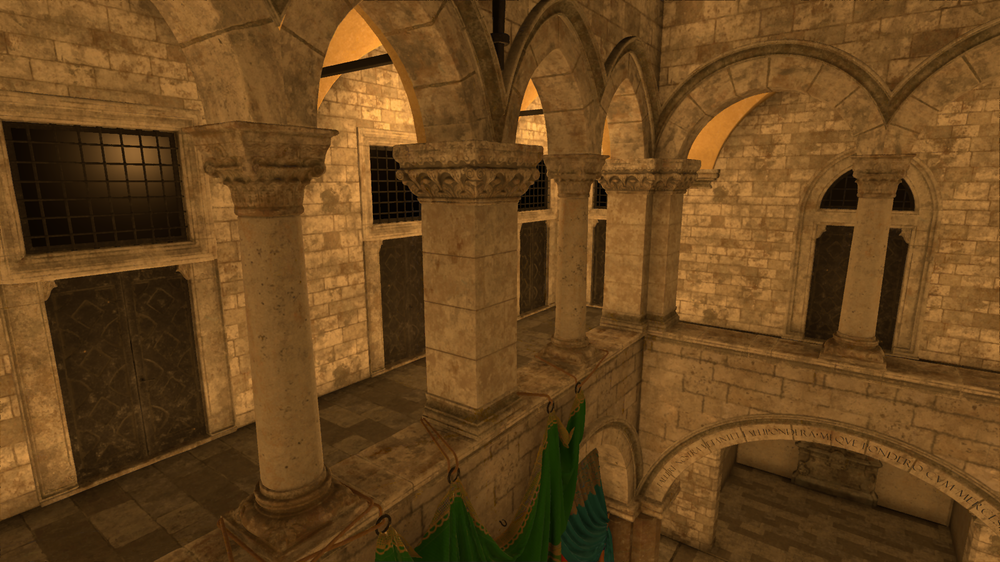
#> input picture ThesisTools/Data/AdaptiveSampling/baseline_min_delta.png, 1000 x 562 px, shrunk from 1920 x 1080 before the run; the run also reads 2 pictures not shown here
$ python frame_analysis.py
#> lines starting #> are read from the running program, lines starting #| are printed output that depends on the picture; long printed decimals are rounded
import sys
import skimage as ski
import math

BASELINE_FILE='Data/RTAO_Tweaked.png'
RESULT_FILE='Data/HBAO.png'

def analyse_frame(baseline_path, result_path):
    print(f'Analysing baseline: {baseline_path} vs {result_path}')

    baseline_image = ski.io.imread(baseline_path, as_gray=True)
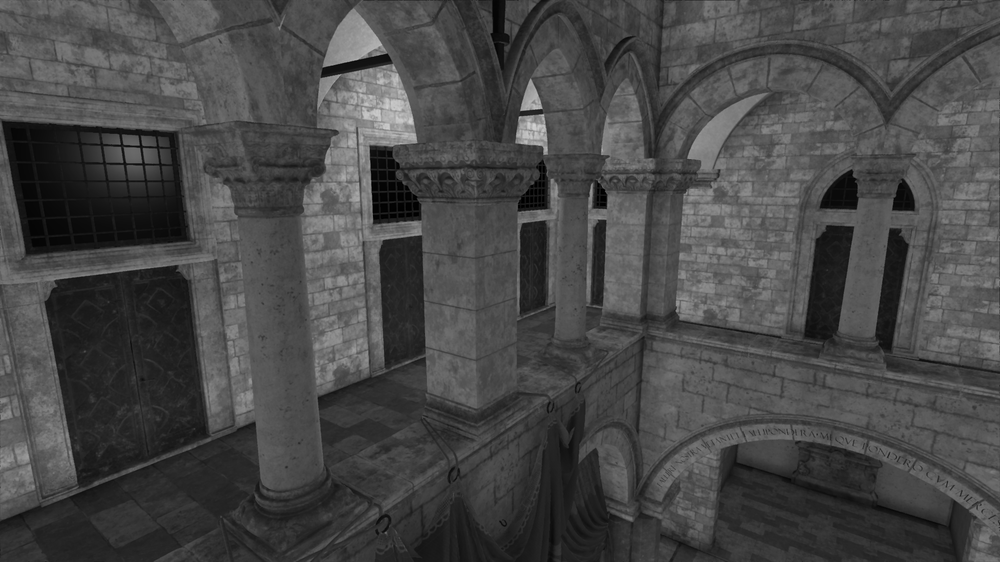
#> baseline_image: shape (562, 1000) float64; min 0, max 0.827, mean 0.281
    result_image = ski.io.imread(result_path, as_gray=True)
#> result_image: shape (562, 1000) float64; min 0, max 0.823, mean 0.28

    simm = ski.metrics.structural_similarity(baseline_image, result_image, data_range=baseline_image.max() - baseline_image.min())
#> simm = 0.998
    mse = ski.metrics.mean_squared_error(baseline_image, result_image)
#> mse = 8.01e-06
    rmse = math.sqrt(ski.metrics.mean_squared_error(baseline_image, result_image))
#> rmse = 0.00283
    psnr = ski.metrics.peak_signal_noise_ratio(baseline_image, result_image)
#> psnr = 50.96

    print(f"SIMM:\t{simm} (Higher is better")
#| SIMM:	0.9982 (Higher is better
    print(f"MSE:\t{mse} (Lower is better)")
#| MSE:	8.012589555828102e-06 (Lower is better)
    print(f"RMSE:\t{rmse} (Lower is better)")
#| RMSE:	0.002831 (Lower is better)
    print(f"PSNR:\t{psnr}dB (Higher is better)")
#| PSNR:	50.96227103384563dB (Higher is better)

def main():
    print("Baseline vs Adaptive sampling (DeltaMin)")
    analyse_frame('Data/AdaptiveSampling/baseline_min_delta.png', 'Data/AdaptiveSampling/adaptive_sampling_min_delta.png')
    print("Baseline vs Adaptive sampling (DeltaMax)")
    analyse_frame('Data/AdaptiveSampling/baseline_Max_delta.png', 'Data/AdaptiveSampling/adaptive_sampling_Max_delta.png')
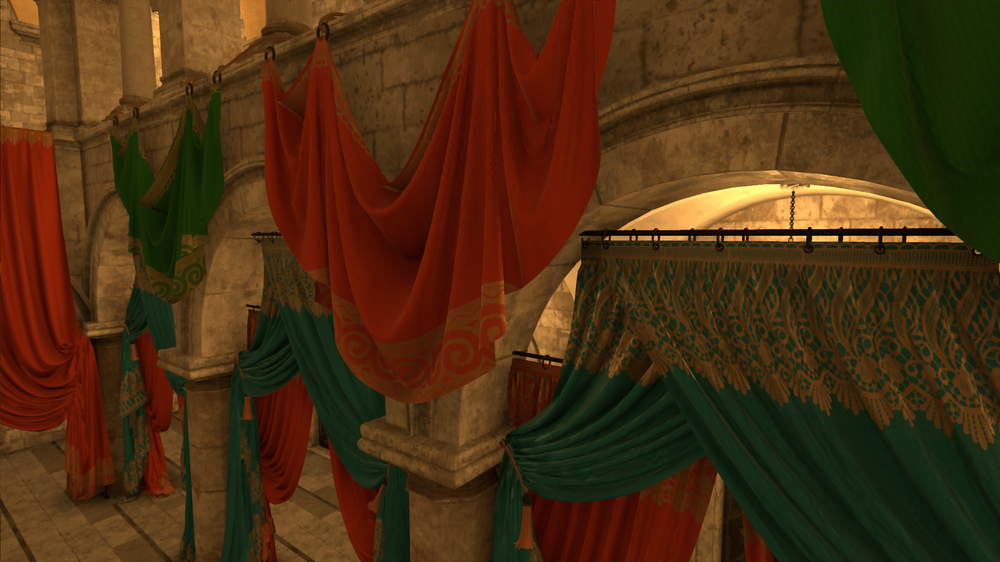
#> input picture ThesisTools/Data/AdaptiveSampling/baseline_max_delta.png, 1000 x 562 px, shrunk from 1920 x 1080 before the run, found by its file name
#> in analyse_frame (call 2), `baseline_image = ski.io.imread(baseline_path, as_gray=True)`:
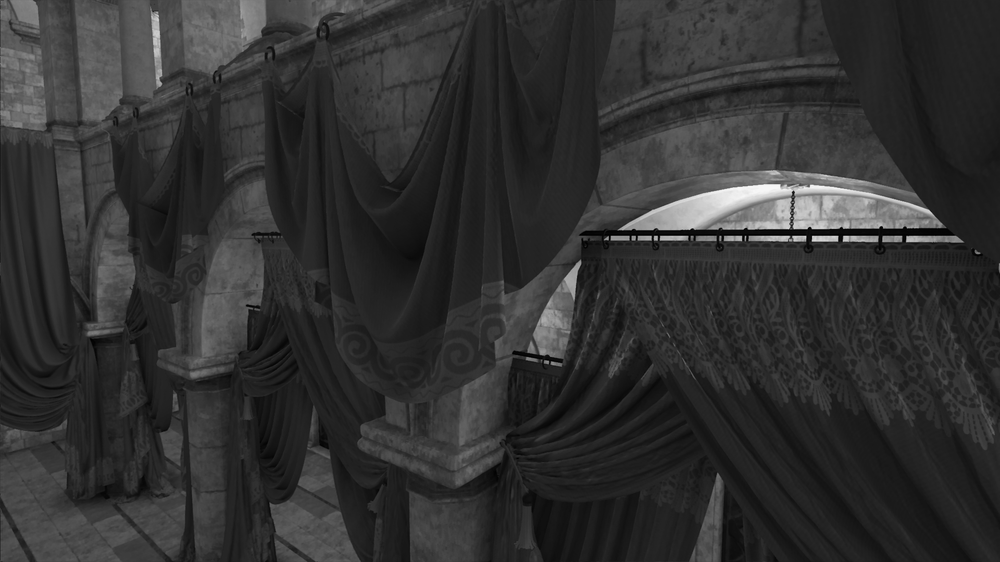
#> baseline_image: shape (562, 1000) float64; min 0, max 0.972, mean 0.195
#> in analyse_frame (call 2), `simm = ski.metrics.structural_similarity(baseline_image, result_image,..`: simm = 0.999
#> in analyse_frame (call 2), `mse = ski.metrics.mean_squared_error(baseline_image, result_image)`: mse = 3.32e-06
#> in analyse_frame (call 2), `rmse = math.sqrt(ski.metrics.mean_squared_error(baseline_image, result..`: rmse = 0.00182
#> in analyse_frame (call 2), `psnr = ski.metrics.peak_signal_noise_ratio(baseline_image, result_image)`: psnr = 54.79
#| SIMM:	0.9992 (Higher is better
#| MSE:	3.3191921745581025e-06 (Lower is better)
#| RMSE:	0.001822 (Lower is better)
#| PSNR:	54.78967602085519dB (Higher is better)

    print("RTAO vs HBAO")
    analyse_frame('Data/Final/RTAO.png', 'Data/Final/HBAO.png')
    print("RTAO vs SVAO")
    analyse_frame('Data/Final/RTAO.png', 'Data/Final/SVAO_Baseline.png')
    print("RTAO vs SVAO++")
    analyse_frame('Data/Final/RTAO.png', 'Data/Final/SVAO_PlusPlus.png')

if __name__ == '__main__':
#> (the run stopped early here; a loop or call above may not have finished)
